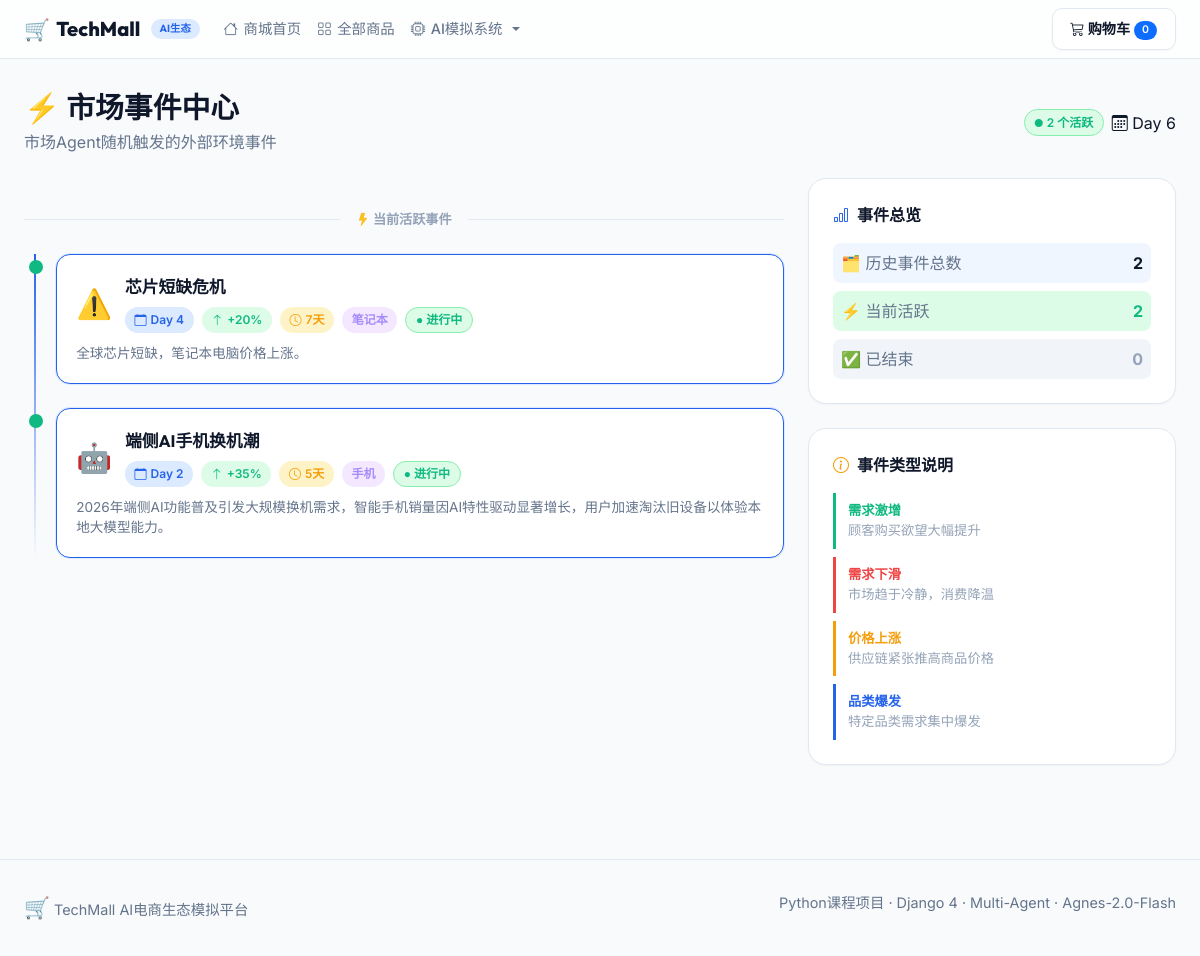
/simulation/events/, run on the app's committed database.
### Simulation/models.py (models this page shows, shortened)
class SimulationState(models.Model):
    current_day = models.IntegerField("当前天数", default=1)
    updated_at = models.DateTimeField("最后更新", auto_now=True)
    class Meta:
        verbose_name = "模拟状态"
        verbose_name_plural = "模拟状态"
    @classmethod
    def get_instance(cls):
        obj, _ = cls.objects.get_or_create(id=1, defaults={"current_day": 1})
        return obj

class MarketEvent(models.Model):
    event_name = models.CharField("事件名称", max_length=100)
    event_type = models.CharField("事件类型", max_length=20, choices=EVENT_TYPE_CHOICES)
    impact_category = models.CharField("影响品类", max_length=20, choices=CATEGORY_IMPACT_CHOICES, default="all")
    impact_value = models.FloatField("影响幅度(%)", default=20.0, help_text="正数=增长，负数=下降")
    duration = models.IntegerField("持续天数", default=3)
    day_triggered = models.IntegerField("触发天数", default=1)
    is_active = models.BooleanField("是否生效中", default=True)
    description = models.TextField("事件描述", blank=True)
    emoji = models.CharField("事件图标", max_length=10, default="📢")
    class Meta:
        verbose_name = "市场事件"
        verbose_name_plural = "市场事件"
        ordering = ["-day_triggered"]

### Simulation/views.py (the view)
# urls.py: path("events/", views.events, name="events"),
def events(request):
    state = SimulationState.get_instance()
    all_events = MarketEvent.objects.all().order_by("-day_triggered")
    context = {
        "state": state,
        "events": all_events,
        "active_events": all_events.filter(is_active=True),
        "past_events": all_events.filter(is_active=False),
    }
    return render(request, "simulation/events.html", context)

### Shop/views.py (called while the page is built)
def cart_context(request):
    return {"cart_count": sum(item.Quantity for item in Cart.objects.all())}

### templates/simulation/events.html (shortened to what this page needs)
{% extends "base.html" %}
{% block content %}
<div class="sim-page">
  <div class="container-fluid px-4">
    <div class="d-flex flex-wrap align-items-center justify-content-between gap-3 mb-4">
      <div>
        <h1 class="mb-1" style="color:var(--text-main);font-size:1.8rem;font-weight:800;">⚡ 市场事件中心</h1>
        <p style="color:var(--text-second);margin:0;">市场Agent随机触发的外部环境事件</p>
      </div>
      <div class="d-flex align-items-center gap-2">
        <span class="event-tag tag-active"><i class="bi bi-circle-fill" style="font-size:0.5rem;"></i> {{ active_events|length }} 个活跃</span>
        <span class="day-badge"><i class="bi bi-calendar3"></i> Day {{ state.current_day }}</span>
      </div>
    </div>
    <div class="row g-4">
      <div class="col-12 col-lg-8">
        {% if active_events %}
        <div class="section-divider">
          <div class="section-divider-line"></div>
          <div class="section-divider-text"><i class="bi bi-lightning-fill" style="color:#fbbf24;"></i> 当前活跃事件</div>
          <div class="section-divider-line"></div>
        </div>
        <div class="timeline">
          {% for event in active_events %}
          <div class="timeline-item">
            <div class="timeline-dot" style="border-color:#10b981;background:#10b981;"></div>
            <div class="event-card active">
              <div class="event-header">
                <span class="event-emoji">{{ event.emoji }}</span>
                <div>
                  <div class="event-name">{{ event.event_name }}</div>
                  <div class="event-meta">
                    <span class="event-tag tag-day"><i class="bi bi-calendar"></i> Day {{ event.day_triggered }}</span>
                    {% if event.impact_value > 0 %}
                    <span class="event-tag tag-impact-pos"><i class="bi bi-arrow-up"></i> +{{ event.impact_value|floatformat:0 }}%</span>
                    {% else %}
                    <span class="event-tag tag-impact-neg"><i class="bi bi-arrow-down"></i> {{ event.impact_value|floatformat:0 }}%</span>
                    {% endif %}
                    <span class="event-tag tag-duration"><i class="bi bi-clock"></i> {{ event.duration }}天</span>
                    <span class="event-tag tag-category">{{ event.get_impact_category_display }}</span>
                    <span class="event-tag tag-active">● 进行中</span>
                  </div>
                </div>
              </div>
              {% if event.description %}
              <div class="event-desc">{{ event.description }}</div>
              {% endif %}
            </div>
          </div>
          {% endfor %}
        </div>
        {% endif %}
      </div>
      <div class="col-12 col-lg-4">
        <div class="chart-card mb-4">
          <div class="chart-title"><i class="bi bi-bar-chart" style="color:var(--primary);"></i> 事件总览</div>
          <div class="d-flex flex-column gap-2">
            <div class="d-flex justify-content-between align-items-center p-2" style="background:var(--primary-light);border-radius:8px;">
              <span style="color:var(--text-second);">🗂️ 历史事件总数</span>
              <span style="font-weight:700;color:var(--text-main);">{{ events|length }}</span>
            </div>
            <div class="d-flex justify-content-between align-items-center p-2" style="background:#dcfce7;border-radius:8px;">
              <span style="color:var(--text-second);">⚡ 当前活跃</span>
              <span style="font-weight:700;color:#10b981;">{{ active_events|length }}</span>
            </div>
            <div class="d-flex justify-content-between align-items-center p-2" style="background:var(--bg-sidebar);border-radius:8px;">
              <span style="color:var(--text-second);">✅ 已结束</span>
              <span style="font-weight:700;color:var(--text-muted);">{{ past_events|length }}</span>
            </div>
          </div>
        </div>
        <div class="chart-card">
          <div class="chart-title"><i class="bi bi-info-circle" style="color:#f59e0b;"></i> 事件类型说明</div>
          <div class="d-flex flex-column gap-2" style="font-size:0.83rem;">
            <div style="padding:0.5rem;border-left:3px solid #10b981;padding-left:0.75rem;">
              <strong style="color:#10b981;">需求激增</strong>
              <div style="color:var(--text-muted);">顾客购买欲望大幅提升</div>
            </div>
            <div style="padding:0.5rem;border-left:3px solid #ef4444;padding-left:0.75rem;">
              <strong style="color:#ef4444;">需求下滑</strong>
              <div style="color:var(--text-muted);">市场趋于冷静，消费降温</div>
            </div>
            <div style="padding:0.5rem;border-left:3px solid #f59e0b;padding-left:0.75rem;">
              <strong style="color:#f59e0b;">价格上涨</strong>
              <div style="color:var(--text-muted);">供应链紧张推高商品价格</div>
            </div>
            <div style="padding:0.5rem;border-left:3px solid var(--primary);padding-left:0.75rem;">
              <strong style="color:var(--primary);">品类爆发</strong>
              <div style="color:var(--text-muted);">特定品类需求集中爆发</div>
            </div>
          </div>
        </div>
      </div>
    </div>
  </div>
</div>
{% endblock %}

### static/css/style.css (style rules this page uses)
:root { --primary: #2563eb; --primary-hover: #1d4ed8; --primary-light: #eff6ff; --primary-light-alt: #dbeafe; --success: #16a34a; --warning: #f59e0b; --danger: #ef4444; --info: #0891b2; --text-main: #0f172a; --text-second: #64748b; --text-muted: #94a3b8; --bg-main: #f8fafc; --bg-card: #ffffff; --bg-sidebar: #f1f5f9; --bg-navbar: rgba(255, 255, 255, 0.75); --border: #e2e8f0; --border-hover: #cbd5e1; --shadow-sm: 0 1px 2px rgba(15, 23, 42, 0.04); --shadow-md: 0 4px 12px rgba(15, 23, 42, 0.06); --shadow-lg: 0 10px 24px rgba(15, 23, 42, 0.08); --radius-btn: 10px; --radius-input: 10px; --radius-card: 16px; --radius-modal: 20px; --radius-avatar: 50%; --font-display: 'Outfit', sans-serif; --font-body: 'Inter', "PingFang SC", "Microsoft YaHei", sans-serif; --font-mono: 'JetBrains Mono', monospace; --tm-black: var(--text-main); --neural-bg: var(--bg-main); --neural-surface: var(--bg-sidebar); --neural-panel: var(--bg-card); --neural-border: var(--border); --neural-border-bright: var(--border-hover); --accent-primary: var(--primary); --accent-cyan: var(--info); --text-primary: var(--text-main); --text-secondary: var(--text-second); }
*, *::before, *::after { box-sizing: border-box; }
body { color: var(--text-main); background: var(--bg-main); font-family: var(--font-body); -webkit-font-smoothing: antialiased; -moz-osx-font-smoothing: grayscale; }
.sim-page { background: var(--bg-main); color: var(--text-main); min-height: 100vh; padding: 2rem 0; }

### templates/simulation/events.html (style rules this page uses)
.timeline { position: relative; padding-left: 2rem; }
.timeline::before { content: ''; position: absolute; left: 0.6rem; top: 0; bottom: 0; width: 2px; background: linear-gradient(to bottom, var(--primary), transparent); }
.timeline-item { position: relative; margin-bottom: 1.5rem; }
.timeline-dot { position: absolute; left: -1.7rem; top: 0.4rem; width: 14px; height: 14px; border-radius: 50%; border: 2px solid var(--primary); background: var(--bg-card); transition: all 0.3s; }
.event-card { background: var(--bg-card); border: 1px solid var(--border); border-radius: 14px; padding: 1.2rem; transition: all 0.3s ease; box-shadow: var(--shadow-sm); }
.event-card.active { border-color: var(--primary); box-shadow: 0 0 0 1px var(--primary-light-alt); }
.event-header { display: flex; align-items: center; gap: 0.8rem; margin-bottom: 0.6rem; }
.event-emoji { font-size: 1.8rem; }
.event-name { font-family: var(--font-display); font-size: 1.05rem; font-weight: 700; color: var(--text-main); }
.event-meta { display: flex; flex-wrap: wrap; gap: 0.5rem; margin-top: 0.5rem; }
.event-tag { display: inline-flex; align-items: center; gap: 0.25rem; padding: 0.2rem 0.6rem; border-radius: 50px; font-size: 0.75rem; font-weight: 600; }
.tag-day { background: var(--primary-light-alt); color: var(--primary); }
.tag-impact-pos { background: #dcfce7; color: #10b981; }
.tag-duration { background: #fef3c7; color: #f59e0b; }
.tag-active { background: #dcfce7; color: #10b981; border: 1px solid #86efac; animation: pulseGlow 2s ease-in-out infinite; }
.tag-category { background: #f3e8ff; color: #a78bfa; }
.event-desc { font-size: 0.85rem; color: var(--text-second); margin-top: 0.5rem; line-height: 1.5; }
.section-divider { display: flex; align-items: center; gap: 1rem; margin: 2rem 0 1.5rem; }
.section-divider-line { flex: 1; height: 1px; background: var(--border); }
.section-divider-text { font-size: 0.82rem; font-weight: 600; color: var(--text-muted); white-space: nowrap; }
.chart-card { background: var(--bg-card); border: 1px solid var(--border); border-radius: 18px; padding: 1.5rem; box-shadow: var(--shadow-sm); }
.chart-title { font-family: var(--font-display); font-size: 1rem; font-weight: 700; color: var(--text-main); margin-bottom: 1rem; display: flex; align-items: center; gap: 0.5rem; }

### data on the page
SimulationState: current_day "6"
MarketEvent: emoji "⚠️", event_name "芯片短缺危机", day_triggered "4", impact_value "20", duration "7", impact_category "笔记本", description "全球芯片短缺，笔记本电脑价格上涨。"
MarketEvent: emoji "🤖", event_name "端侧AI手机换机潮", day_triggered "2", impact_value "35", duration "5", impact_category "手机", description "2026年端侧AI功能普及引发大规模换机需求，智能手机销量因AI特性驱动显著增长，用户加速淘汰旧设备以体验本地大模型能力。"

### other printed values
{{ cart_count|default:0 }} "0"
{{ active_events|length }} "2"
{{ events|length }} "2"
{{ past_events|length }} "0"
